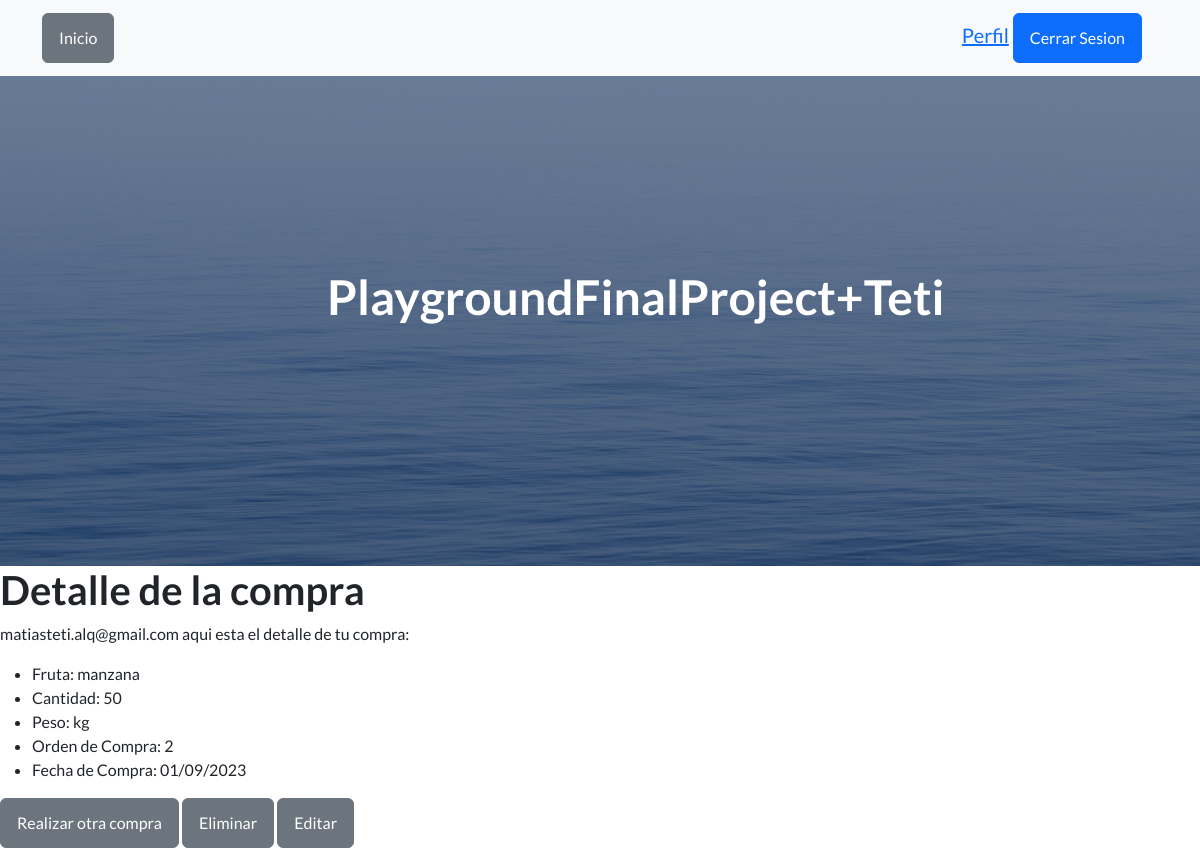
The app's page /app1/leer_fruta/ (signed in), older data.
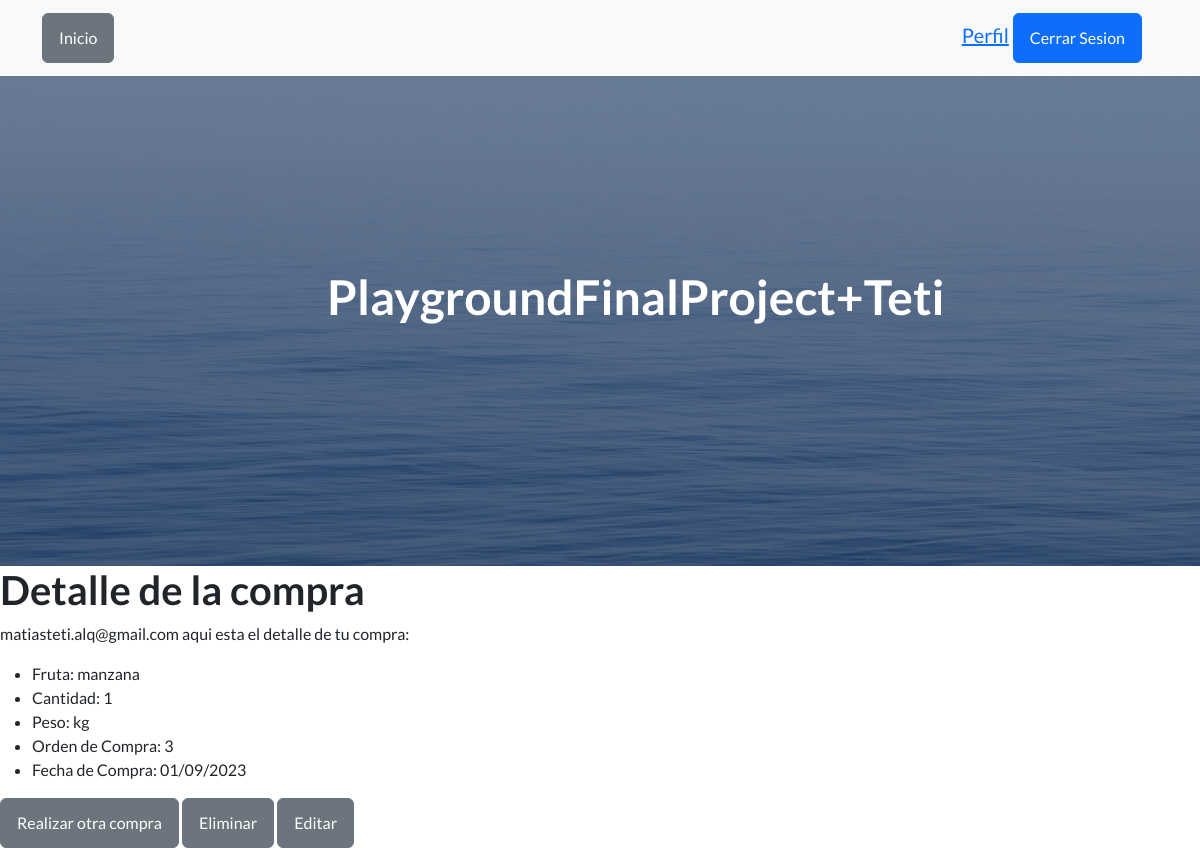
The same page, newer data.
### app1/models.py (models this page shows, shortened)
class Fruta(models.Model):
    id = models.AutoField(primary_key=True)
    usuario = models.ForeignKey(User, on_delete=models.CASCADE)
    fruta = models.CharField(max_length=100)
    cantidad = models.IntegerField()
    peso = models.CharField(max_length=100, default="0.0")
    fecha_creacion = models.DateTimeField(auto_now_add=True)

### app1/views.py (the view)
# urls.py: path('leer_fruta/', views.leer_fruta, name='leer_fruta'),
@login_required(login_url='app1:login')
def leer_fruta(request):
    compra_fruta = Fruta.objects.last()  # Obtiene el último registro
    user = request.user
    return render(request, 'leer_fruta.html', {'compra_fruta': compra_fruta, 'user': user})

### Template/leer_fruta.html (shortened to what this page needs)
{% extends 'index.html' %}
{% block content %}
<!DOCTYPE html>
<html>
<head>
</head>
<body>
    <h1>Detalle de la compra</h1>
    <p>{{ user }} aqui esta el detalle de tu compra:</p>
    <ul>
        <li>Fruta: {{ compra_fruta.fruta }}</li>
        <li>Cantidad: {{ compra_fruta.cantidad }}</li>
        <li>Peso: {{ compra_fruta.peso }}</li>
        <li>Orden de Compra: {{ compra_fruta.id }}</li>
        <li>Fecha de Compra: {{ compra_fruta.fecha_creacion|date:"d/m/Y" }}</li>
    </ul>
    <a href="{% url 'app1:fruta' %}" class="btn btn-secondary">Realizar otra compra</a>
    <a href="{% url 'app1:eliminar_fruta' compra_fruta.id %}" class="btn btn-secondary">Eliminar</a>
    <a href="{% url 'app1:editar_fruta' compra_fruta.id %}" class="btn btn-secondary">Editar</a>
</body>
</html>
{% endblock %}

Row changes from the older to the newer data that the page shows:
removed Fruta: fruta "manzana", cantidad "50", peso "kg", id "2", fecha_creacion "01/09/2023"
added Fruta: fruta "manzana", cantidad "1", peso "kg", id "3", fecha_creacion "01/09/2023"
